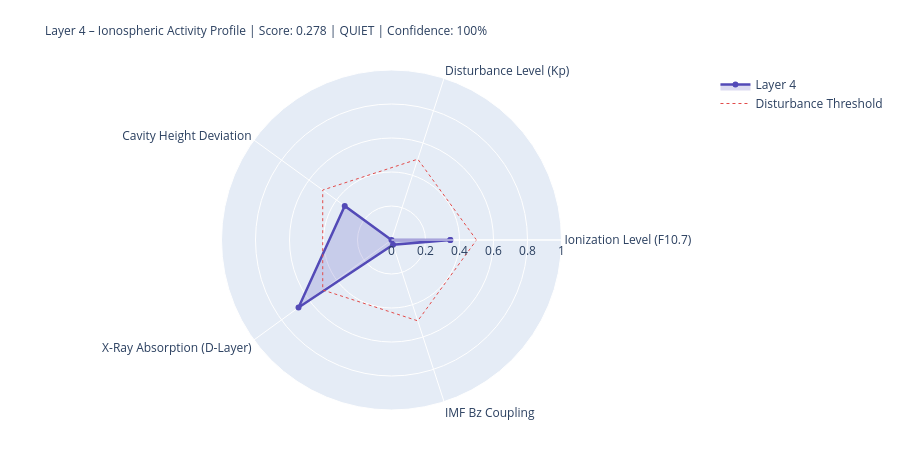

Notebook cell for this chart:
### Markdown cell above
---
## 4. State Assessment & Handoff to Layer 5

### Code cell
# ============================================================
# LAYER-4-SCORE
# ============================================================

COMPONENTS = {
    'Ionization Level (F10.7)':    {'score': ioniz,       'source': 'primary' if f107_now else 'from_layer0', 'dynamic': True},
    'Disturbance Level (Kp)':          {'score': disturb,     'source': 'primary' if kp_now   else 'from_layer0', 'dynamic': True},
    'Cavity Height Deviation':    {'score': h_dev,       'source': 'derived',                                'dynamic': True},
    'X-Ray Absorption (D-Layer)':{'score': xray_ioniz,  'source': 'primary' if xray_now else 'missing',     'dynamic': True},
    'IMF Bz Coupling':             {'score': bz_coupling, 'source': 'primary' if bz_now   else 'from_layer0', 'dynamic': True},
}

available    = {k: v['score'] for k, v in COMPONENTS.items() if v['score'] is not None}
unavailable  = [k for k, v in COMPONENTS.items() if v['score'] is None]
layer4_score = round(sum(available.values()) / len(available), 4) if available else None
confidence   = round(len(available) / len(COMPONENTS), 2)
level = ('unknown' if layer4_score is None
         else 'quiet'   if layer4_score < 0.3
         else 'moderate' if layer4_score < 0.6
         else 'active')
dominant_l4 = max(available, key=available.get) if available else 'none'

# Resonance delta for Schumann SR-1
sr1_ref = schumann_freq(1, 80.0)
sr1_now = schumann_freq(1, h_eff)
sr1_delta_mhz = (sr1_now - sr1_ref) * 1000

# Propagation conditions
prop_cond = ('disturbed'   if kp_val > 4
             else 'unsettled' if kp_val > 2
             else 'normal')
if xray_class in ['X', 'M']:
    prop_cond = 'Radio-Blackout moeglich'

W = 68
print('=' * W)
print('LAYER 4 – IONOSPHERE – STATE ASSESSMENT')
print('=' * W)
for name, comp in COMPONENTS.items():
    s = comp['score']
    if s is not None:
        bar = '█' * int(s * 20) + '░' * (20 - int(s * 20))
        print(f'  {name:<36} {bar}  {s:.3f}  [{comp["source"]}]')
    else:
        print(f'  {name:<36} {"─" * 20}  n/a   [missing]')
print('-' * W)
print(f'  Score:          {layer4_score:.3f}  ({len(available)}/{len(COMPONENTS)} components)')
print(f'  Confidence:     {confidence:.0%}')
print(f'  Level:          {level.upper()}')
print(f'  Dominant:       {dominant_l4}')
print(f'  Cavity height:  {h_eff:.1f} km  (Ref: 80.0 km)')
print(f'  SR-1:           {sr1_now:.3f} Hz  (Δ {sr1_delta_mhz:+.1f} mHz vs. ref)')
print(f'  Propagation:    {prop_cond}')
print(f'  X-Ray:          {xray_class}-class  ({xray_now:.2e} W/m²)' if xray_now else '  X-Ray:          n/a')
print('=' * W)

# Radar
cats   = list(available.keys())
vals_r = list(available.values())
if len(cats) >= 3:
    fig = go.Figure()
    fig.add_trace(go.Scatterpolar(
        r=vals_r + [vals_r[0]], theta=cats + [cats[0]],
        fill='toself', fillcolor='rgba(83,74,183,0.20)',
        line=dict(color='#534AB7', width=2.5), name='Layer 4'
    ))
    fig.add_trace(go.Scatterpolar(
        r=[0.5] * (len(cats)+1), theta=cats + [cats[0]],
        line=dict(color='#E24B4A', dash='dot', width=1),
        mode='lines', name='Disturbance Threshold'
    ))
    fig.update_layout(
        title=dict(
            text=f'Layer 4 – Ionospheric Activity Profile | Score: {layer4_score:.3f} | {level.upper()} | Confidence: {confidence:.0%}',
            font=dict(size=12)
        ),
        polar=dict(radialaxis=dict(visible=True, range=[0, 1])),
        height=450, showlegend=True,
        margin=dict(l=80, r=80, t=70, b=40)
    )
    fig.show()

### Figure 1 — Plotly figure (JSON) as saved in the notebook; plotly's stock layout.template omitted (floating-point values rounded to 4 significant figures)
{"data": [{"fill": "toself", "fillcolor": "rgba(83,74,183,0.20)", "line": {"color": "#534AB7", "width": 2.5}, "name": "Layer 4", "r": [0.346, 0.0, 0.34, 0.676, 0.029, 0.346], "theta": ["Ionization Level (F10.7)", "Disturbance Level (Kp)", "Cavity Height Deviation", "X-Ray Absorption (D-Layer)", "IMF Bz Coupling", "Ionization Level (F10.7)"], "type": "scatterpolar"}, {"line": {"color": "#E24B4A", "dash": "dot", "width": 1}, "mode": "lines", "name": "Disturbance Threshold", "r": [0.5, 0.5, 0.5, 0.5, 0.5, 0.5], "theta": ["Ionization Level (F10.7)", "Disturbance Level (Kp)", "Cavity Height Deviation", "X-Ray Absorption (D-Layer)", "IMF Bz Coupling", "Ionization Level (F10.7)"], "type": "scatterpolar"}], "layout": {"height": 450, "margin": {"b": 40, "l": 80, "r": 80, "t": 70}, "polar": {"radialaxis": {"range": [0, 1], "visible": true}}, "showlegend": true, "title": {"font": {"size": 12}, "text": "Layer 4 – Ionospheric Activity Profile | Score: 0.278 | QUIET | Confidence: 100%"}}}
